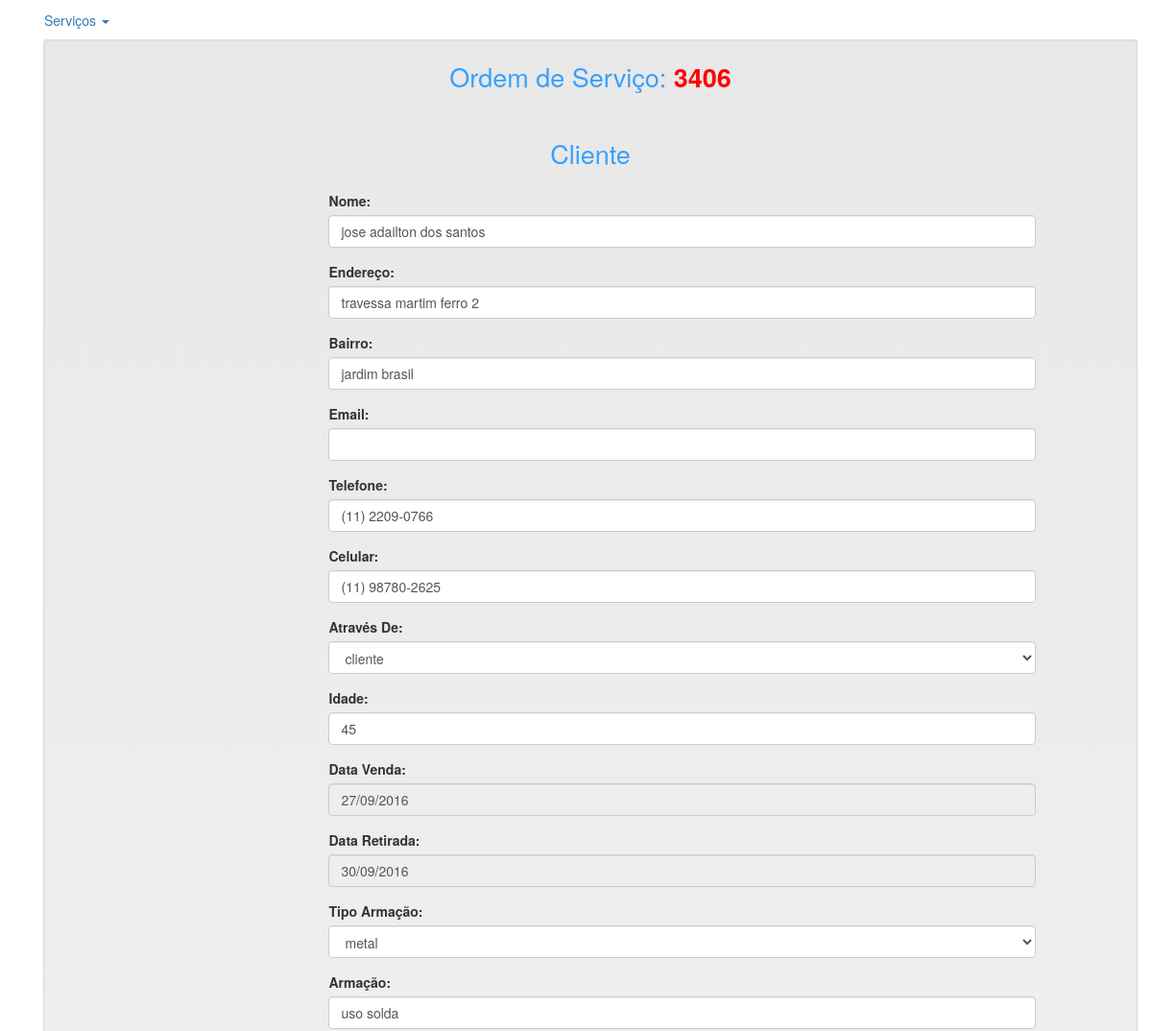
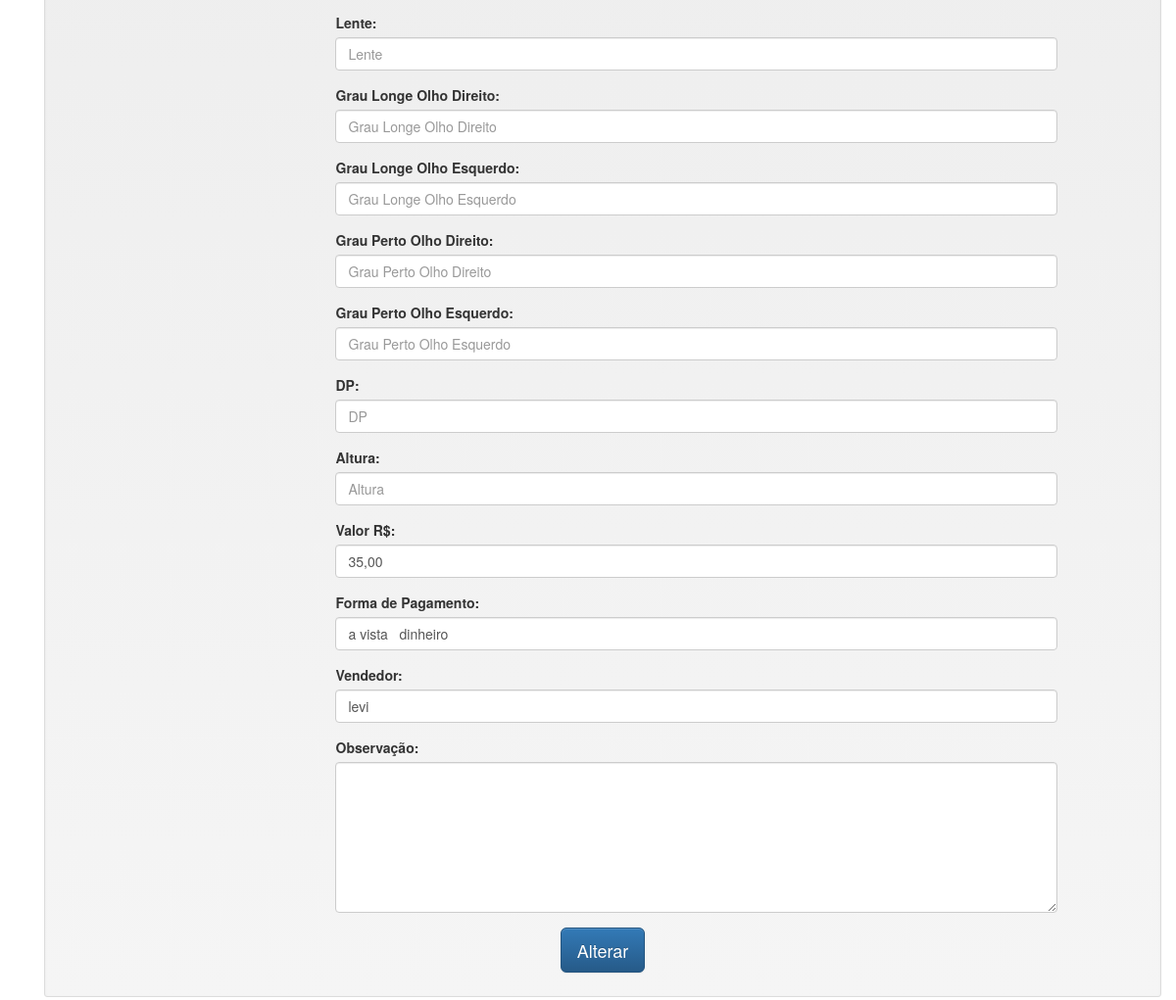
Page /detalhesServico.php?id=324 on the committed database (2 pictures, top to bottom).
### tables this page shows
CREATE TABLE `ordem_servico` (
  `id` int(11) NOT NULL,
  `data_venda` varchar(45) DEFAULT NULL,
  `data_retirada` varchar(45) DEFAULT NULL,
  `nome` varchar(250) DEFAULT NULL,
  `idade` int(11) DEFAULT NULL,
  `armacao` varchar(400) DEFAULT NULL,
  `lente` varchar(400) DEFAULT NULL,
  `grau_longe_od` varchar(250) DEFAULT NULL,
  `grau_longe_oe` varchar(250) DEFAULT NULL,
  `grau_perto_od` varchar(250) DEFAULT NULL,
  `grau_perto_oe` varchar(250) DEFAULT NULL,
  `valor` decimal(10,2) DEFAULT NULL,
  `forma_pagamento` varchar(400) DEFAULT NULL,
  `observacao` varchar(4000) DEFAULT NULL,
  `concluido` char(1) DEFAULT NULL,
  `email` varchar(250) DEFAULT NULL,
  `telefone` varchar(45) DEFAULT NULL,
  `celular` varchar(45) DEFAULT NULL,
  `data_cadastro` varchar(45) DEFAULT NULL,
  `os_manual` int(11) NOT NULL,
  `tipo_armacao` varchar(45) DEFAULT NULL,
  `atraves_de` varchar(45) DEFAULT NULL,
  `dp` varchar(45) DEFAULT NULL,
  `altura` varchar(45) DEFAULT NULL,
  `endereco` varchar(1000) DEFAULT NULL,
  `bairro` varchar(45) DEFAULT NULL,
  `vendedor` varchar(250) DEFAULT NULL
);

### detalhesServico.php (the view, shortened to what this page needs)
<?php
require('header.php');
$id = isset($_GET['id']) ? $_GET['id'] : '';
$conn = Conexao::getInstace();
$sql = "select format(os.valor,2,'de_DE')valor, os.* from ordem_servico os where id = {$id}";
$q = mysqli_query($conn, $sql);
    while($t = mysqli_fetch_assoc($q)){
        $nome_cliente = $t['nome']; $email = $t['email']; $telefone = $t['telefone'];
        $celular = $t['celular']; $idade = $t['idade']; $data_venda = $t['data_venda'];
        $data_retirada = $t['data_retirada']; $armacao = $t['armacao']; $lente = $t['lente'];
        $grau_longe_od = $t['grau_longe_od']; $grau_longe_oe = $t['grau_longe_oe']; $grau_perto_od = $t['grau_perto_od'];
        $grau_perto_oe = $t['grau_perto_oe']; $forma_pagamento = $t['forma_pagamento'];
        $valor = number_format($t['valor'],2,",","."); $concluido = $t['concluido']; $observacao = $t['observacao'];
        $osmanual = $t['os_manual']; $tipo_armacao = $t['tipo_armacao']; $atraves_de = $t['atraves_de'];
        $dp = $t['dp']; $altura = $t['altura']; $endereco = $t['endereco']; $bairro = $t['bairro']; $vendedor = $t['vendedor'];
    }
?>
<div class="container">
    <div class="row">
        <div class="col-md-12">
            <div class="well well-sm">
                <form class="form-horizontal" method="post" action="./model/alterarServico.php" enctype="multipart/form-data">
                    <fieldset>
                        <legend class="text-center header">Ordem de Serviço: <b style='color:red'><?=$osmanual; ?></b> </legend>
                        <p class="text-center header">Cliente</p>
                        <div class="form-group">
                            <span class="col-md-1 col-md-offset-2 text-center"><i class="fa fa-user bigicon"></i></span>
                            <div class="col-md-8">
                            <label>Nome:</label>
                                <input id="nome_cliente" name="nome_cliente" type="text" value="<?php echo $nome_cliente; ?>" class="form-control">
                            </div>
                        </div>
                        <div class="form-group">
                            <span class="col-md-1 col-md-offset-2 text-center"><i class="fa fa-user bigicon"></i></span>
                            <div class="col-md-8">
                            <label>Endereço:</label>
                                <input id="endereco" name="endereco" type="text" value="<?php echo $endereco; ?>" class="form-control">
                            </div>
                        </div>
                        <div class="form-group">
                            <span class="col-md-1 col-md-offset-2 text-center"><i class="fa fa-user bigicon"></i></span>
                            <div class="col-md-8">
                            <label>Bairro:</label>
                                <input id="bairro" name="bairro" type="text" value="<?php echo $bairro; ?>" class="form-control">
                            </div>
                        </div>
                        <div class="form-group">
                            <span class="col-md-1 col-md-offset-2 text-center"><i class="fa fa-envelope-o bigicon"></i></span>
                            <div class="col-md-8">
                            <label>Email:</label>
                                <input id="email" name="email" type="text" value="<?php echo $email; ?>" class="form-control">
                            </div>
                        </div>
                        <div class="form-group">
                            <span class="col-md-1 col-md-offset-2 text-center"><i class="fa fa-phone-square bigicon"></i></span>
                            <div class="col-md-8">
                            <label>Telefone:</label>
                                <input id="telefone" name="telefone" type="text" value="<?php echo $telefone; ?>" class="form-control">
                            </div>
                        </div>
                        <div class="form-group">
                            <span class="col-md-1 col-md-offset-2 text-center"><i class="fa fa-phone-square bigicon"></i></span>
                            <div class="col-md-8">
                            <label>Celular:</label>
                                <input id="celular" name="celular" type="text" value="<?php echo $celular; ?>" placeholder="Celular" class="form-control">
                            </div>
                        </div>
                        <div class="form-group">
                            <span class="col-md-1 col-md-offset-2 text-center"><i class="fa fa-phone-square bigicon"></i></span>
                            <div class="col-md-8">
                            <label>Através De:</label>
                                <select id="atraves_de" name="atraves_de" class="form-control">
                                    <option value="<?php echo $atraves_de ?>"><?php echo $atraves_de ?></option>
                                </select>
                            </div>
                        </div>
                        <div class="form-group">
                            <span class="col-md-1 col-md-offset-2 text-center"><i class="fa fa-phone-square bigicon"></i></span>
                            <div class="col-md-8">
                            <label>Idade:</label>
                                <input id="idade" name="idade" type="text" value="<?php echo $idade; ?>" placeholder="Idade" class="form-control">
                            </div>
                        </div>
                        <div class="form-group">
                            <span class="col-md-1 col-md-offset-2 text-center"><i class="fa fa-phone-square bigicon"></i></span>
                            <div class="col-md-8">
                            <label>Data Venda:</label>
                                <input name="data_venda" type="text" id="datepicker" readonly='true' value="<?php echo $data_venda; ?>" placeholder="Data Venda" class="form-control">
                            </div>
                        </div>
                        <div class="form-group">
                            <span class="col-md-1 col-md-offset-2 text-center"><i class="fa fa-phone-square bigicon"></i></span>
                            <div class="col-md-8">
                            <label>Data Retirada:</label>
                                <input name="data_retirada" type="text" id="datepicker2" readonly='true' value="<?php echo $data_retirada; ?>" placeholder="Data Retirada" class="form-control">
                            </div>
                        </div>
                        <div class="form-group">
                            <span class="col-md-1 col-md-offset-2 text-center"><i class="fa fa-phone-square bigicon"></i></span>
                            <div class="col-md-8">
                            <label>Tipo Armação:</label>
                                <select id="tipo_armacao" name="tipo_armacao" class="form-control">
                                    <option value="<?php echo $tipo_armacao ?>"><?php echo $tipo_armacao ?></option>
                                </select>
                            </div>
                        </div>
                        <div class="form-group">
                            <span class="col-md-1 col-md-offset-2 text-center"><i class="fa fa-phone-square bigicon"></i></span>
                            <div class="col-md-8">
                            <label>Armação:</label>
                                <input id="armacao" name="armacao" type="text" value="<?php echo $armacao; ?>" placeholder="Armação" class="form-control">
                            </div>
                        </div>
                        <div class="form-group">
                            <span class="col-md-1 col-md-offset-2 text-center"><i class="fa fa-phone-square bigicon"></i></span>
                            <div class="col-md-8">
                            <label>Lente:</label>
                                <input id="lente" name="lente" type="text" value="<?php echo $lente; ?>" placeholder="Lente" class="form-control">
                            </div>
                        </div>
                        <div class="form-group">
                            <span class="col-md-1 col-md-offset-2 text-center"><i class="fa fa-phone-square bigicon"></i></span>
                            <div class="col-md-8">
                            <label>Grau Longe Olho Direito:</label>
                                <input id="grau_longe_od" name="grau_longe_od" type="text" value="<?php echo $grau_longe_od; ?>" placeholder="Grau Longe Olho Direito" class="form-control">
                            </div>
                        </div>
                        <div class="form-group">
                            <span class="col-md-1 col-md-offset-2 text-center"><i class="fa fa-phone-square bigicon"></i></span>
                            <div class="col-md-8">
                            <label>Grau Longe Olho Esquerdo:</label>
                                <input id="grau_longe_oe" name="grau_longe_oe" type="text" value="<?php echo $grau_longe_oe; ?>" placeholder="Grau Longe Olho Esquerdo" class="form-control">
                            </div>
                        </div>
                        <div class="form-group">
                            <span class="col-md-1 col-md-offset-2 text-center"><i class="fa fa-phone-square bigicon"></i></span>
                            <div class="col-md-8">
                            <label>Grau Perto Olho Direito:</label>
                                <input id="grau_perto_od" name="grau_perto_od" type="text" value="<?php echo $grau_perto_od; ?>" placeholder="Grau Perto Olho Direito" class="form-control">
                            </div>
                        </div>
                        <div class="form-group">
                            <span class="col-md-1 col-md-offset-2 text-center"><i class="fa fa-phone-square bigicon"></i></span>
                            <div class="col-md-8">
                            <label>Grau Perto Olho Esquerdo:</label>
                                <input id="grau_perto_oe" name="grau_perto_oe" type="text" value="<?php echo $grau_perto_oe; ?>" placeholder="Grau Perto Olho Esquerdo" class="form-control">
                            </div>
                        </div>
                        <div class="form-group">
                            <span class="col-md-1 col-md-offset-2 text-center"><i class="fa fa-phone-square bigicon"></i></span>
                            <div class="col-md-8">
                            <label>DP:</label>
                                <input id="dp" name="dp" type="text" value="<?php echo $dp; ?>" placeholder="DP"  class="form-control">
                            </div>
                        </div>
                        <div class="form-group">
                            <span class="col-md-1 col-md-offset-2 text-center"><i class="fa fa-phone-square bigicon"></i></span>
                            <div class="col-md-8">
                            <label>Altura:</label>
                                <input id="altura" name="altura" type="text" value="<?php echo $altura; ?>"
                                    placeholder="Altura"  class="form-control">
                            </div>
                        </div>
                        <div class="form-group">
                            <span class="col-md-1 col-md-offset-2 text-center"><i class="fa fa-phone-square bigicon"></i></span>
                            <div class="col-md-8">
                                <label>Valor R$:</label>
                                <input id="valor" name="valor" type="text" value="<?php echo $valor; ?>" class="form-control">
                            </div>
                        </div>
                        <div class="form-group">
                            <span class="col-md-1 col-md-offset-2 text-center"><i class="fa fa-phone-square bigicon"></i></span>
                            <div class="col-md-8">
                            <label>Forma de Pagamento:</label>
                                <input id="forma_pagamento" name="forma_pagamento" type="text" value="<?php echo $forma_pagamento; ?>" placeholder="Forma Pagamento" class="form-control">
                            </div>
                        </div>
                        <div class="form-group">
                            <span class="col-md-1 col-md-offset-2 text-center"><i class="fa fa-user bigicon"></i></span>
                            <div class="col-md-8">
                            <label>Vendedor:</label>
                                <input id="vendedor" name="vendedor" value="<?php echo $vendedor; ?>" type="text" placeholder="Vendedor" class="form-control">
                            </div>
                        </div>
                        <div class="form-group">
                            <span class="col-md-1 col-md-offset-2 text-center"><i class="fa fa-phone-square bigicon"></i></span>
                            <div class="col-md-8">
                            <label>Observação:</label>
                                <textarea class="form-control" id="observacao" name="observacao" rows="7" ><?php echo $observacao; ?></textarea>
                            </div>
                        </div>
                    <div class="form-group">
                        <div class="col-md-12 text-center">
                            <button type="submit" class="btn btn-primary btn-lg">Alterar</button>
                        </div>
                    </div>
                    </fieldset>
                </form>
            </div>
        </div>
    </div>
</div>
</body>
</html>

### css/main.css (style rules this page uses)
.header { color: #36A0FF; font-size: 27px; padding: 10px; }

### rows in the picture
ordem_servico: os_manual "3406", nome_cliente "jose adailton dos santos", endereco "travessa martim ferro 2", bairro "jardim brasil", telefone "(11) 2209-0766", celular "(11) 98780-2625", atraves_de "cliente", idade "45", data_venda "27/09/2016", data_retirada "30/09/2016", tipo_armacao "metal", armacao "uso solda", valor "35,00", forma_pagamento "a vista dinheiro", vendedor "levi"
